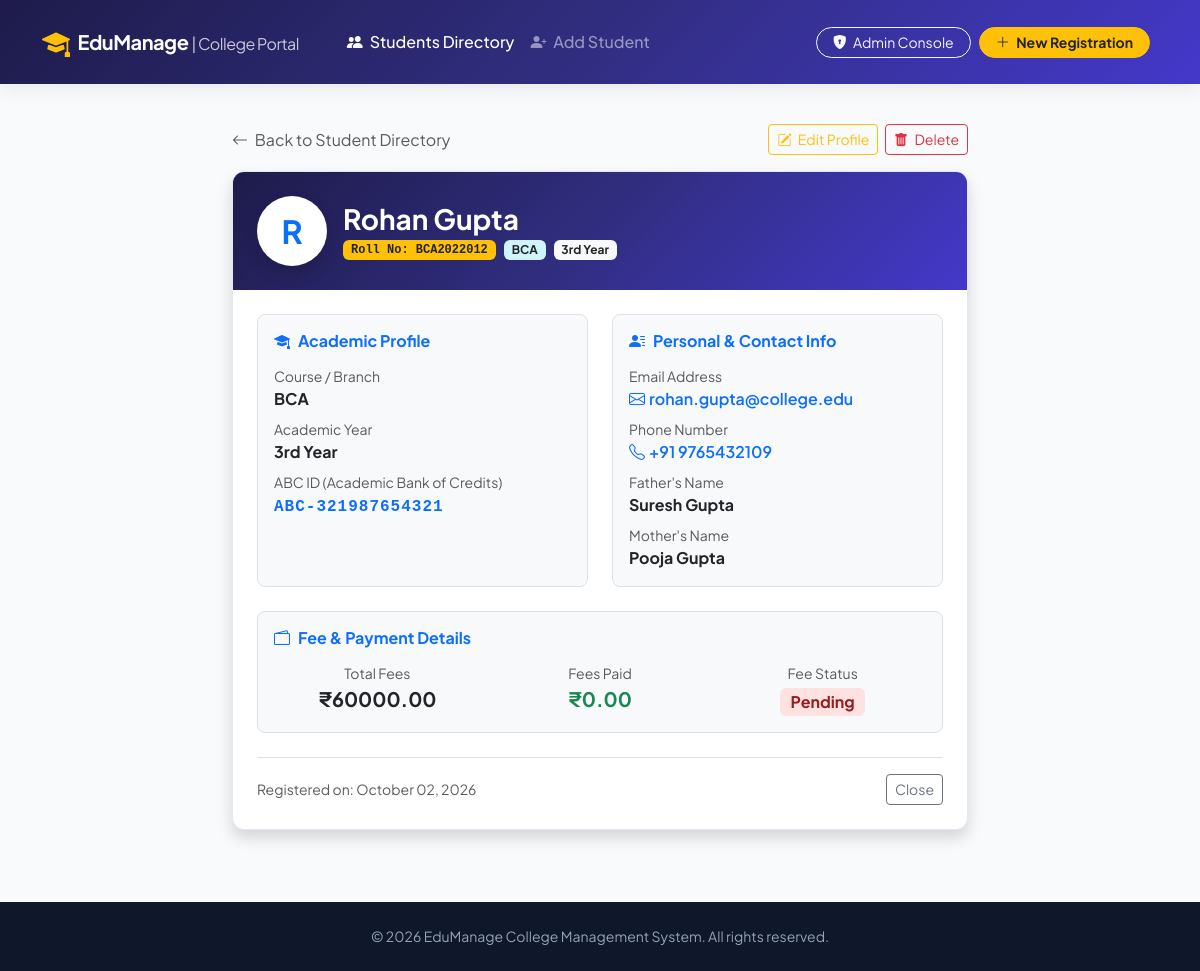
The app's page /student/3/ with its own data.
### students/models.py (models this page shows, shortened)
class Student(models.Model):
    YEAR_CHOICES = [
        ('1st Year', '1st Year'),
        ('2nd Year', '2nd Year'),
        ('3rd Year', '3rd Year'),
        ('4th Year', '4th Year'),
        ('PG - 1st Year', 'PG - 1st Year'),
        ('PG - 2nd Year', 'PG - 2nd Year'),
    ]
    FEE_STATUS_CHOICES = [
        ('Paid', 'Paid'),
        ('Pending', 'Pending'),
        ('Partial', 'Partial'),
    ]
    roll_number = models.CharField(max_length=30, unique=True, verbose_name="Roll Number / Enrollment ID")
    name = models.CharField(max_length=100, verbose_name="Student Name")
    phone = models.CharField(max_length=15, verbose_name="Phone Number")
    email = models.EmailField(max_length=100, verbose_name="Email Address")
    course = models.CharField(max_length=100, verbose_name="Course / Branch")
    academic_year = models.CharField(max_length=50, choices=YEAR_CHOICES, default='1st Year', verbose_name="Academic Year")
    father_name = models.CharField(max_length=100, verbose_name="Father's Name")
    mother_name = models.CharField(max_length=100, verbose_name="Mother's Name")
    abc_id = models.CharField(max_length=50, verbose_name="ABC ID (Academic Bank of Credits)")
    fees = models.DecimalField(max_digits=10, decimal_places=2, default=0.00, verbose_name="Total Fees (₹)")
    fees_paid = models.DecimalField(max_digits=10, decimal_places=2, default=0.00, verbose_name="Fees Paid (₹)")
    fee_status = models.CharField(max_length=20, choices=FEE_STATUS_CHOICES, default='Pending', verbose_name="Fee Status")
    created_at = models.DateTimeField(auto_now_add=True)
    class Meta:
        ordering = ['-created_at']

### students/views.py (the view)
# urls.py: path('student/<int:pk>/', views.student_detail, name='student_detail'),
def student_detail(request, pk):
    student = get_object_or_404(Student, pk=pk)
    return render(request, 'students/student_detail.html', {'student': student})

### students/templates/students/student_detail.html (shortened to what this page needs)
{% extends 'students/base.html' %}
{% block content %}
<div class="row justify-content-center my-4">
    <div class="col-lg-8">
        <div class="mb-3 d-flex justify-content-between align-items-center">
            <a href="{% url 'student_list' %}" class="text-decoration-none text-muted">
                <i class="bi bi-arrow-left me-1"></i> Back to Student Directory
            </a>
            <div>
                <a href="{% url 'student_edit' student.pk %}" class="btn btn-sm btn-outline-warning me-1">
                    <i class="bi bi-pencil-square me-1"></i> Edit Profile
                </a>
                <a href="{% url 'student_delete' student.pk %}" class="btn btn-sm btn-outline-danger">
                    <i class="bi bi-trash-fill me-1"></i> Delete
                </a>
            </div>
        </div>
        <div class="card card-custom shadow overflow-hidden">
            <div class="bg-gradient-primary text-white p-4">
                <div class="d-flex flex-column flex-sm-row align-items-sm-center gap-3">
                    <div class="rounded-circle bg-white text-primary fw-bold d-flex align-items-center justify-content-center shadow" style="width: 70px; height: 70px; font-size: 2rem;">
                        {{ student.name|slice:":1"|upper }}
                    </div>
                    <div>
                        <h3 class="mb-1 fw-bold">{{ student.name }}</h3>
                        <div class="d-flex flex-wrap align-items-center gap-2">
                            <span class="badge bg-warning text-dark font-monospace px-2 py-1">
                                Roll No: {{ student.roll_number }}
                            </span>
                            <span class="badge bg-info-subtle text-dark">
                                {{ student.course }}
                            </span>
                            <span class="badge bg-light text-dark">
                                {{ student.academic_year }}
                            </span>
                        </div>
                    </div>
                </div>
            </div>
            <div class="card-body p-4">
                <div class="row g-4">
                    <div class="col-md-6">
                        <div class="p-3 bg-light rounded-3 h-100 border">
                            <h6 class="fw-bold text-primary mb-3">
                                <i class="bi bi-mortarboard-fill me-2"></i>Academic Profile
                            </h6>
                            <div class="mb-2">
                                <span class="text-muted small d-block">Course / Branch</span>
                                <strong class="fs-6 text-dark">{{ student.course }}</strong>
                            </div>
                            <div class="mb-2">
                                <span class="text-muted small d-block">Academic Year</span>
                                <strong class="fs-6 text-dark">{{ student.academic_year }}</strong>
                            </div>
                            <div>
                                <span class="text-muted small d-block">ABC ID (Academic Bank of Credits)</span>
                                <strong class="fs-6 text-primary abc-badge">{{ student.abc_id }}</strong>
                            </div>
                        </div>
                    </div>
                    <div class="col-md-6">
                        <div class="p-3 bg-light rounded-3 h-100 border">
                            <h6 class="fw-bold text-primary mb-3">
                                <i class="bi bi-person-lines-fill me-2"></i>Personal & Contact Info
                            </h6>
                            <div class="mb-2">
                                <span class="text-muted small d-block">Email Address</span>
                                <a href="mailto:{{ student.email }}" class="text-decoration-none fw-semibold">
                                    <i class="bi bi-envelope me-1"></i>{{ student.email }}
                                </a>
                            </div>
                            <div class="mb-2">
                                <span class="text-muted small d-block">Phone Number</span>
                                <a href="tel:{{ student.phone }}" class="text-decoration-none fw-semibold">
                                    <i class="bi bi-telephone me-1"></i>{{ student.phone }}
                                </a>
                            </div>
                            <div class="mb-2">
                                <span class="text-muted small d-block">Father's Name</span>
                                <strong class="text-dark">{{ student.father_name }}</strong>
                            </div>
                            <div>
                                <span class="text-muted small d-block">Mother's Name</span>
                                <strong class="text-dark">{{ student.mother_name }}</strong>
                            </div>
                        </div>
                    </div>
                    <div class="col-12">
                        <div class="p-3 bg-light rounded-3 border">
                            <h6 class="fw-bold text-primary mb-3">
                                <i class="bi bi-wallet2 me-2"></i>Fee & Payment Details
                            </h6>
                            <div class="row g-3 text-center">
                                <div class="col-4">
                                    <span class="text-muted small d-block">Total Fees</span>
                                    <div class="fs-5 fw-bold text-dark">₹{{ student.fees }}</div>
                                </div>
                                <div class="col-4">
                                    <span class="text-muted small d-block">Fees Paid</span>
                                    <div class="fs-5 fw-bold text-success">₹{{ student.fees_paid }}</div>
                                </div>
                                <div class="col-4">
                                    <span class="text-muted small d-block">Fee Status</span>
                                    <div class="mt-1">
                                        {% if student.fee_status == 'Paid' %}
                                            <span class="badge badge-soft-success fs-6">Paid</span>
                                        {% elif student.fee_status == 'Partial' %}
                                            <span class="badge badge-soft-warning fs-6">Partial</span>
                                        {% else %}
                                            <span class="badge badge-soft-danger fs-6">Pending</span>
                                        {% endif %}
                                    </div>
                                </div>
                            </div>
                        </div>
                    </div>
                </div>
                <div class="mt-4 pt-3 border-top d-flex justify-content-between align-items-center">
                    <span class="text-muted small">Registered on: {{ student.created_at|date:"F d, Y" }}</span>
                    <a href="{% url 'student_list' %}" class="btn btn-outline-secondary btn-sm">
                        Close
                    </a>
                </div>
            </div>
        </div>
    </div>
</div>
{% endblock %}

### students/templates/students/base.html (style rules this page uses)
body { font-family: 'Plus Jakarta Sans', sans-serif; background-color: #f8fafc; color: #334155; min-height: 100vh; display: flex; flex-direction: column; }
.bg-gradient-primary { background: linear-gradient(135deg, #1e1b4b 0%, #312e81 50%, #4338ca 100%); }
.card-custom { border: 1px solid #e2e8f0; border-radius: 12px; transition: all 0.25s ease-in-out; background: #ffffff; }
.badge-soft-danger { background-color: #fee2e2; color: #991b1b; }
.abc-badge { font-family: monospace; letter-spacing: 1px; font-weight: 600; }

### records on screen
Student: name "R", name "Rohan Gupta", roll_number "BCA2022012", course "BCA", academic_year "3rd Year", abc_id "ABC-321987654321", email "rohan.gupta@college.edu", phone "+91 9765432109", father_name "Suresh Gupta", mother_name "Pooja Gupta", fees "60000.00", fees_paid "0.00", created_at "October 02, 2026"
